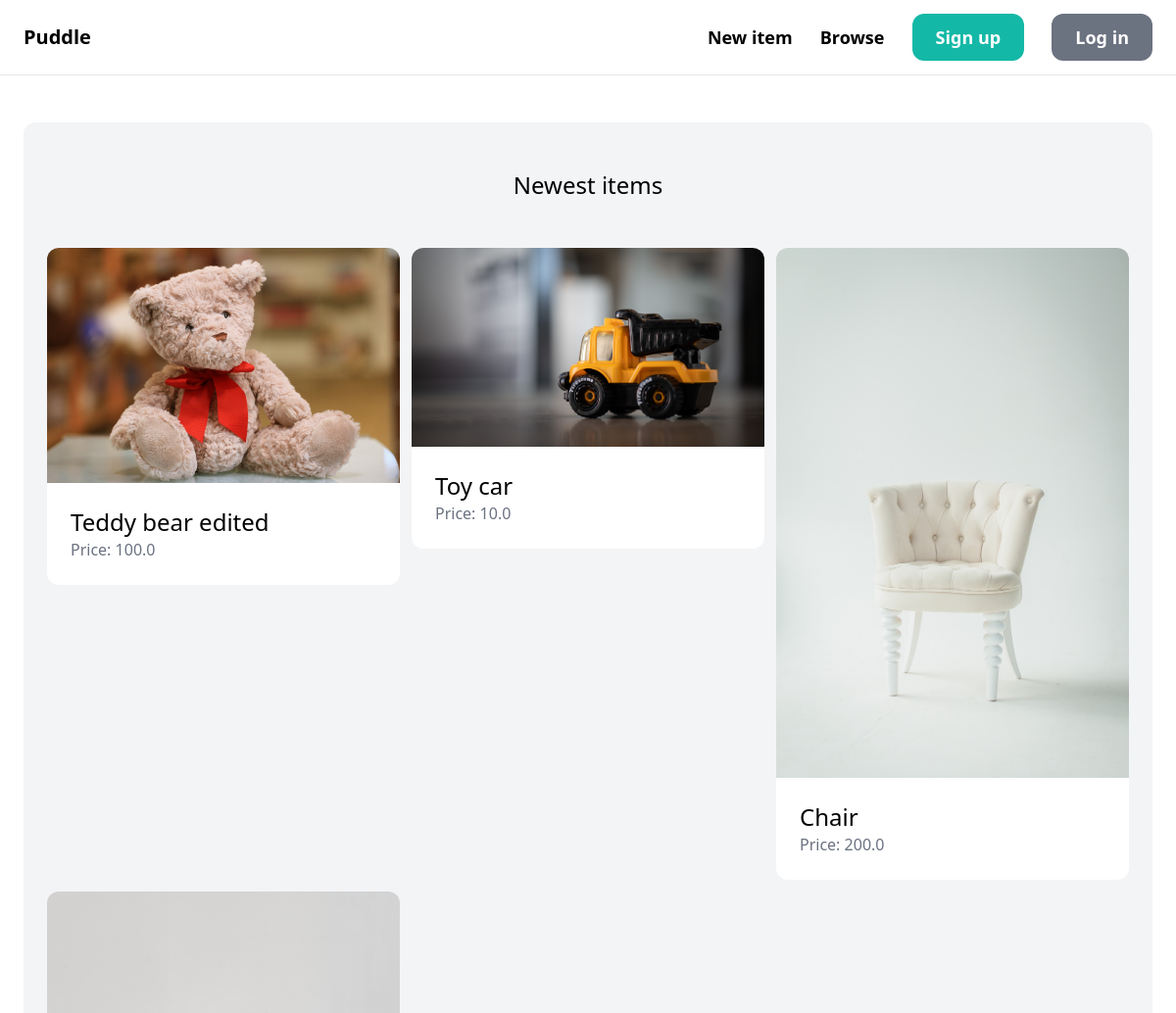
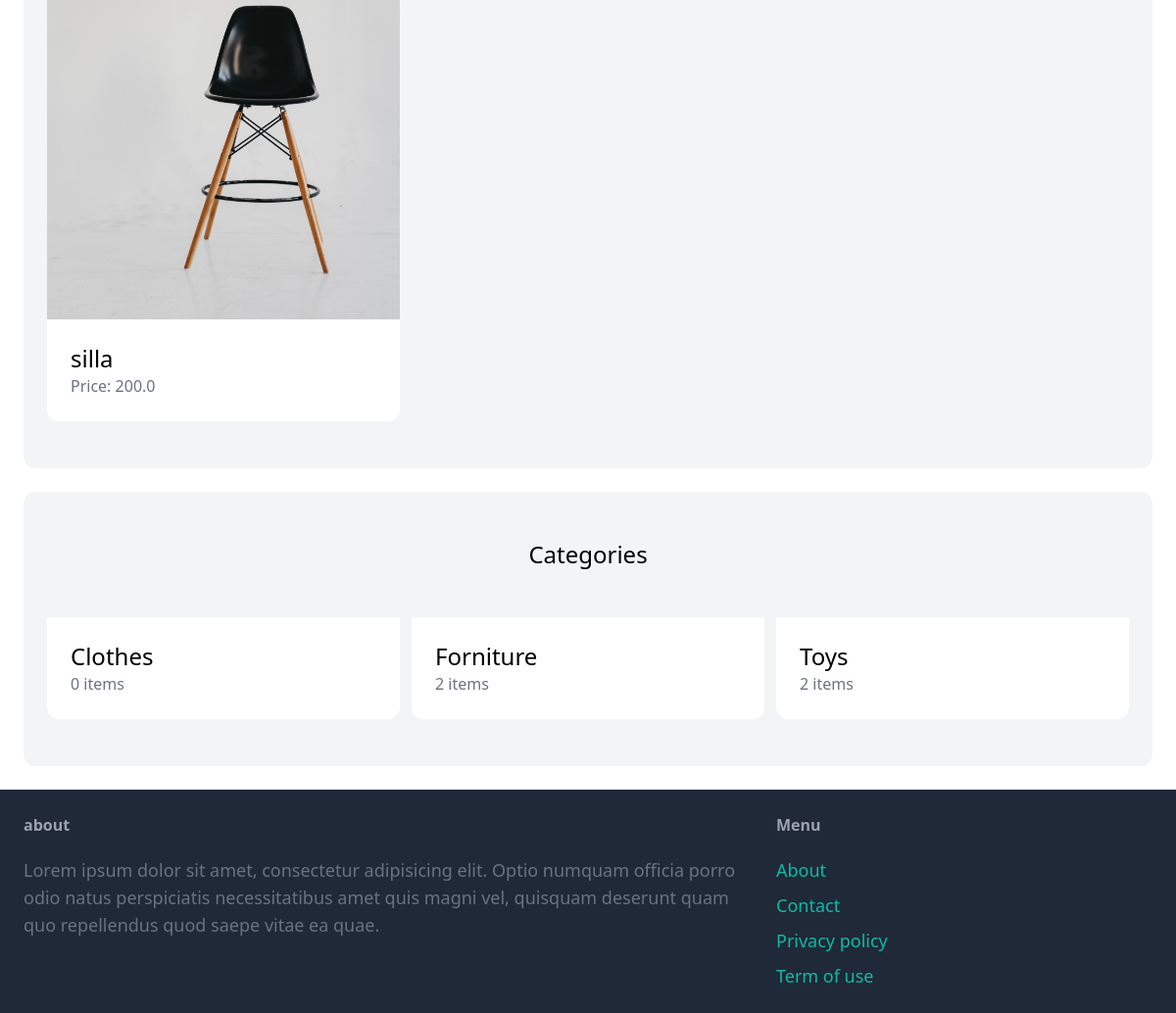
The page / on the database its author committed (2 pictures, top to bottom).
### item/models.py (models this page shows, shortened)
class Item(models.Model):
    category = models.ForeignKey(Category, related_name='items', on_delete=models.CASCADE )
    name = models.CharField(max_length=255)
    description = models.TextField(blank=True, null=True)
    price = models.FloatField()
    image = models.ImageField(upload_to='item_images', blank=True, null=True)
    is_sold = models.BooleanField(default=False)
    created_by = models.ForeignKey(User, related_name='items', on_delete=models.CASCADE)
    created_at = models.DateTimeField(auto_now_add=True)

class Category(models.Model):
    name = models.CharField(max_length=255)
    class Meta:
        ordering =('name',)
        verbose_name_plural = 'Categories'

### core/views.py (the view)
# urls.py: path('', views.index, name='index'),
def index(request):
    items = Item.objects.filter(is_sold=False)[0:6]
    categories = Category.objects.all()
    return render(request, 'core/index.html', {
        'categories': categories,
        'items': items,
    })

### core/templates/core/index.html (shortened to what this page needs)
{% extends 'core/base.html' %}
{% block content %}
    <div class="mt-6 px-6 py-12 bg-gray-100 rounded-xl">
        <h2 class="mb-12 text-2xl text-center">Newest items</h2>
        <div class="grid grid-cols-3 gap-3">
            {% for item in items %}
                <div>
                    <a href="{% url 'item:detail' item.id %}">
                        <div>
                            <img src="{{ item.image.url}}" class="rounded-t-xl">
                        </div>
                        <div class="p-6 bg-white rounded-b-xl">
                            <h2 class="text-2xl">{{ item.name }}</h2>
                            <p class="text-gray-500">Price: {{ item.price }}</p>
                        </div>
                    </a>
                </div>
            {% endfor %}
        </div>
    </div>
    <div class="mt-6 px-6 py-12 bg-gray-100 rounded-xl">
        <h2 class="mb-12 text-2xl text-center">Categories</h2>
        <div class="grid grid-cols-3 gap-3">
            {% for category in categories %}
            <div>
                <a href="#">
                    <div class="p-6 bg-white rounded-b-xl">
                        <h2 class="text-2xl">{{ category.name }}</h2>
                        <p class="text-gray-500">{{ category.items.count }} items</p>
                    </div>
                </a>
            </div>
            {% endfor %}
        </div>
    </div>
{% endblock %}

### core/templates/core/base.html (shortened to what this page needs)
<!DOCTYPE html>
<html>
    <head>
        <script src="https://cdn.tailwindcss.com/3.4.1"></script>
    </head>
    <body>
        <nav class="py-6 px-6 flex justify-between items-center border-b border-gray-200">
            <a href="/" class="text-xl font-semibold" >Puddle</a>
            <div class="space-x-6">
                <a href="{% url 'item:new' %}" class="text-lg font-semibold hover:text-gray-500">New item</a>
                <a href="{% url 'item:items' %}" class="text-lg font-semibold hover:text-gray-500">Browse</a>
                {% if request.user.is_authenticated %}
                    <a href="{% url 'conversation:inbox' %}" class="px-6 py-3 text-lg font-semibold bg-teal-500 text-white rounded-xl hover:bg-teal-700">Inbox</a>
                    <a href="{% url 'dashboard:index' %}" class="px-6 py-3 text-lg font-semibold bg-gray-500 text-white rounded-xl hover:bg-gray-700">Dashboard</a>
                {% else %}
                    <a href="{% url 'core:signup' %}" class="px-6 py-3 text-lg font-semibold bg-teal-500 text-white rounded-xl hover:bg-teal-700">Sign up</a>
                    <a href="{% url 'core:login' %}" class="px-6 py-3 text-lg font-semibold bg-gray-500 text-white rounded-xl hover:bg-gray-700">Log in</a>
                {% endif %}
            </div>
        </nav>
        <div class="px-6 py-6">
            {% block content %}
            {% endblock %}
        </div>
        <footer class="py-6 px-6 flex justify-between bg-gray-800">
            <div class="w-2/3 pr-10">
                <h3 class="mb-5 font-semibold text-gray-400">about</h3>
                <p class="text-lg text-gray-500"> Lorem ipsum dolor sit amet, consectetur adipisicing elit. Optio numquam officia porro odio natus perspiciatis necessitatibus amet quis magni vel, quisquam deserunt quam quo repellendus quod saepe vitae ea quae.</p>
            </div>
            <div class="w-1/3">
                <h3 class="mb-5 font-semibold text-gray-400">Menu</h3>
                <ul class="space-y-2">
                    <li><a href="#" class="text-lg text-teal-500 hover:bg-teal-700 ">About</a></li>
                    <li><a href="{% url 'core:contact' %}" class="text-lg text-teal-500 hover:bg-teal-700 ">Contact</a></li>
                    <li><a href="#" class="text-lg text-teal-500 hover:bg-teal-700 ">Privacy policy</a></li>
                    <li><a href="#" class="text-lg text-teal-500 hover:bg-teal-700 ">Term of use</a></li>
                </ul>
            </div>
        </footer>
    </body>
</html>

### rows shown on the page
Item: image (picture), name "Teddy bear edited", price "100.0"
Item: image (picture), name "Toy car", price "10.0"
Item: image (picture), name "Chair", price "200.0"
Item: image (picture), name "silla", price "200.0"
Category: name "Clothes", items.count "0"
Category: name "Forniture", items.count "2"
Category: name "Toys", items.count "2"
